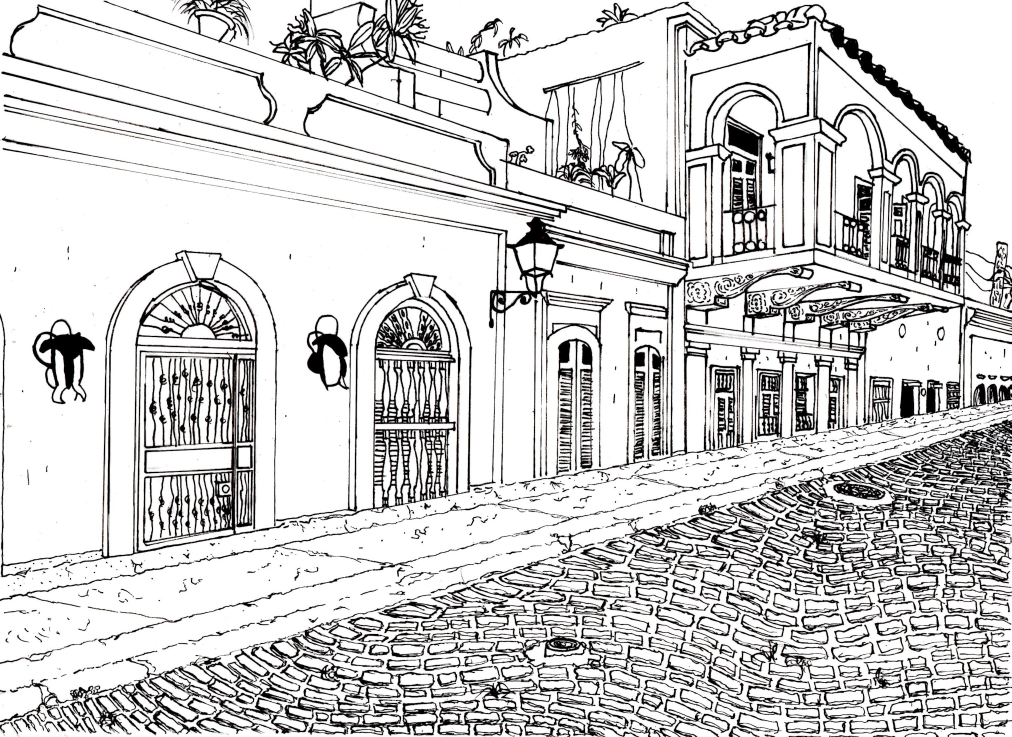
#> input picture proj_files/Old _anua_ Drawing.jpg, 3034 x 2211 px (shown at 1/3 size)
$ python CornerDetection.py
#> lines starting #> are read from the running program, lines starting #| are printed output that depends on the picture; after the words box and inside, x2 and y2 are one past the last pixel; in counts of white or black regions, pixels touching at a corner belong together
# --------------------------------------------------------------------
# ----OpenCV uses J.Shi and C.Tomasi's modication of the Harris Corner detector
# ----called "Good Features to Track". Documentation here:
# ----https://docs.opencv.org/3.4/d4/d8c/tutorial_py_shi_tomasi.html
# --------------------------------------------------------------------

# ---------------------------------------------------------------------
# -----This script displays detected corners as blue circles and draws
# -----lines from every point excluding itself. This forms a "graph"
# -----that is symmetric, transitive and not reflexive

import numpy as np
import cv2

image = cv2.imread('proj_files/Old _anua_ Drawing.jpg')
#> image is the input picture: shape (2211, 3034, 3); mean B, G, R 206.4, 206.4, 206.9
image = cv2.resize(image, (0, 0), fx=0.5, fy=0.5)
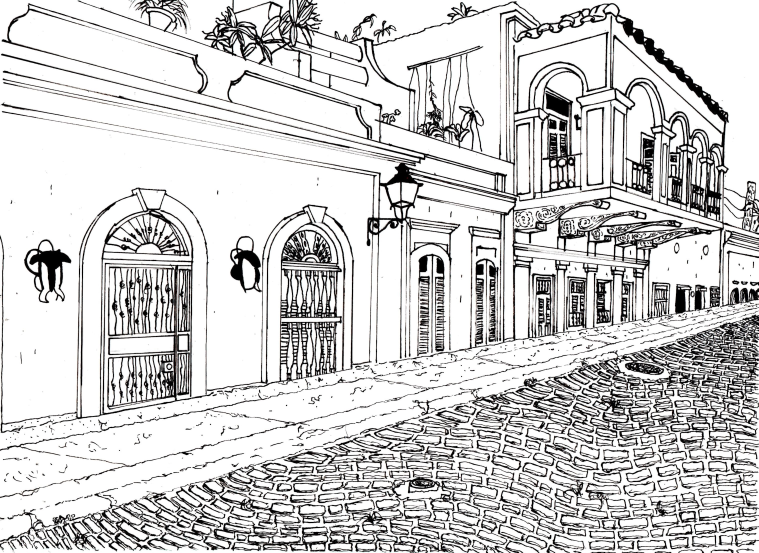
#> image: shape (1106, 1517, 3) (shown at 1/2 size); mean B, G, R 206.4, 206.5, 207
gray = cv2.cvtColor(image, cv2.COLOR_BGR2GRAY)

# we are detecting corners on gray_image then drawing the circles on the colored image

corners = cv2.goodFeaturesToTrack(gray, 100, .01, 10);
#> corners = 100 rows, first 8: [1011, 697], [1075, 701], [1296, 659], [189, 989], [1292, 937], [1173, 662], [1029, 690], [707, 745]
# In our case we are using params (src_image, num_corners, min_quality, min_Euclidean_Distance)

# min_Euclidean_Distance: is found using the Pythagorean Theorem, to find the distance between two corners.
# The hypotenuse assists the algorithm in deciding whether to include the corner in its detection based
# on the chosen distance

# min_quality: is simply a degree of confidence that the algorithm uses to detect/ignore a corner

# Now we must convert "corners" (which are floats) into integers. In order to draw corners they must be integers.
# We will draw circles where corners are detected

corners = np.int0(corners)

for corner in corners:
    x, y = corner.ravel()   # this will flatten the array (removes all interior arrays) [[x, y]] -> [x, y]
    cv2.circle(image, (x, y), 5, (255, 0, 0), -1)
#> this loop made 100 passes
#> (x, y) on passes 1 to 12: (1011, 697), (1075, 701), (1296, 659), (189, 989), (1292, 937), (1173, 662), (1029, 690), (707, 745), (1101, 1070), (765, 72), (840, 656), (1353, 991)
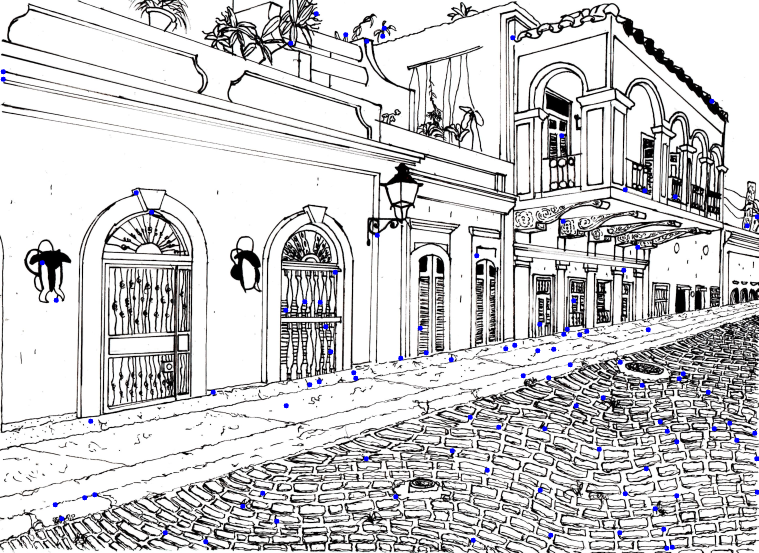
#> image: shape (1106, 1517, 3) (shown at 1/2 size); 0.48% of pixels changed, all inside (x1, y1, x2, y2) = (1, 22, 1517, 1102)

for p in range(len(corners)):
    for k in range(p+1, len(corners)): # This loop will draw a line to every corner except for itself.
        corner_1 = tuple(corners[p][0])   # Again this "graph" will be symmetric, transitive and not reflexive
        corner_2 = tuple(corners[k][0])
        color = tuple(map(lambda x: int(x),np.random.randint(0, 255, size=3)))
        # Note: numpy 64 or 32-bit integers are different from Python integers
        # the map function takes each val in the iterable and returns the result
        # lambda x: int(x) is converting our numpy ints to python ints. You can have any defined
        # function in the 1st map parameter Ex: def add_three(n): return n+n+n, map(add_three, iterable)
        cv2.line(image, corner_1, corner_2, color, 1)
#> this loop made 100 passes
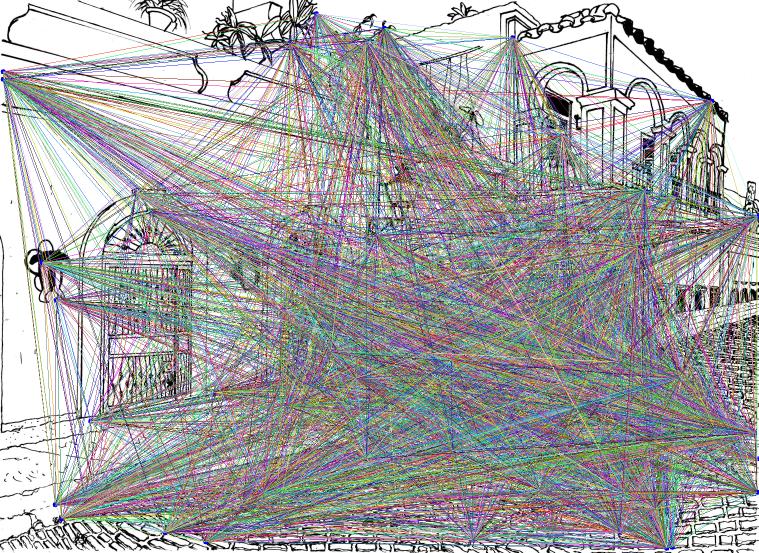
#> image: shape (1106, 1517, 3) (shown at 1/2 size); mean B, G, R 164.7, 163.8, 164.6
cv2.imshow('Frame', image)

cv2.waitKey(0)

cv2.destroyAllWindows()

$ run again, with proj_files/foot from image.jpg copied over proj_files/Old _anua_ Drawing.jpg
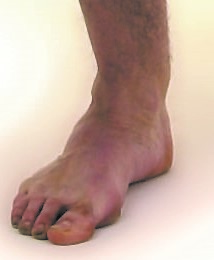
#> input picture proj_files/foot from image.jpg, 214 x 260 px
#> image is the input picture: shape (260, 214, 3); mean B, G, R 161.1, 173.5, 200.2
#> `gray = cv2.cvtColor(image, cv2.COLOR_BGR2GRAY)`:
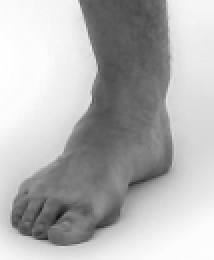
#> gray: shape (130, 107) (shown 2 times larger); min 17, max 255, mean 180.2
#> corners = 40 rows, first 8: [23, 118], [65, 93], [7, 112], [34, 103], [22, 99], [13, 94], [47, 115], [31, 77]
#> the loop `for corner in corners:` made 40 passes
#> the loop `for p in range(len(corners)):` made 40 passes
#> after the loop `for p in range(len(corners)):`:
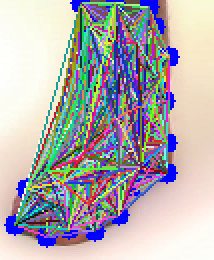
#> image: shape (130, 107, 3) (shown 2 times larger); mean B, G, R 176.1, 172.6, 177.2

$ run again, with proj_files/hand from image.jpg copied over proj_files/Old _anua_ Drawing.jpg
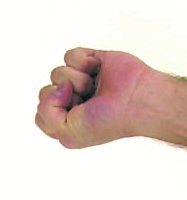
#> input picture proj_files/hand from image.jpg, 187 x 200 px
#> image is the input picture: shape (200, 187, 3); mean B, G, R 207.2, 213.3, 229
#> `gray = cv2.cvtColor(image, cv2.COLOR_BGR2GRAY)`:
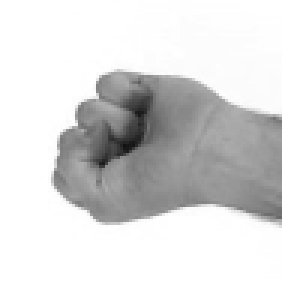
#> gray: shape (100, 94) (shown 3 times larger); min 18, max 255, mean 217.5
#> corners = 18 rows, first 8: [31, 32], [24, 41], [33, 55], [28, 70], [19, 50], [44, 27], [46, 37], [36, 44]
#> the loop `for corner in corners:` made 18 passes
#> the loop `for p in range(len(corners)):` made 18 passes
#> after the loop `for p in range(len(corners)):`:
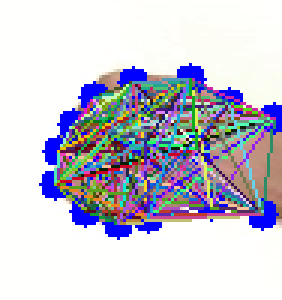
#> image: shape (100, 94, 3) (shown 3 times larger); mean B, G, R 211.2, 198.3, 200

$ run again, with proj_files/trackimage.jpg copied over proj_files/Old _anua_ Drawing.jpg
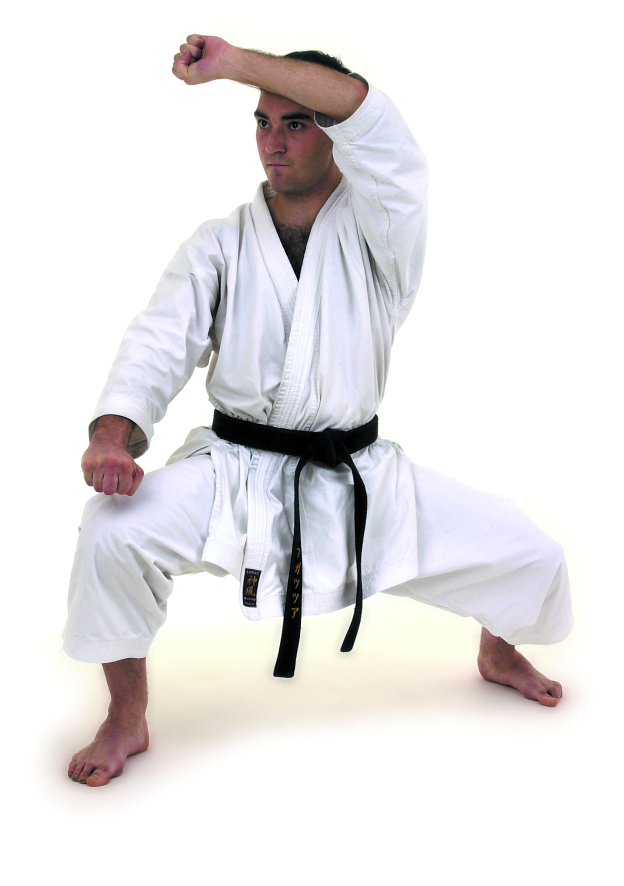
#> input picture proj_files/trackimage.jpg, 1247 x 1772 px (shown at 1/2 size)
#> image is the input picture: shape (1772, 1247, 3); mean B, G, R 230.6, 229.5, 231.7
#> corners = 100 rows, first 8: [375, 415], [209, 454], [255, 606], [260, 571], [246, 569], [215, 409], [341, 650], [212, 351]
#> the loop `for corner in corners:` made 100 passes
#> after the loop `for corner in corners:`:
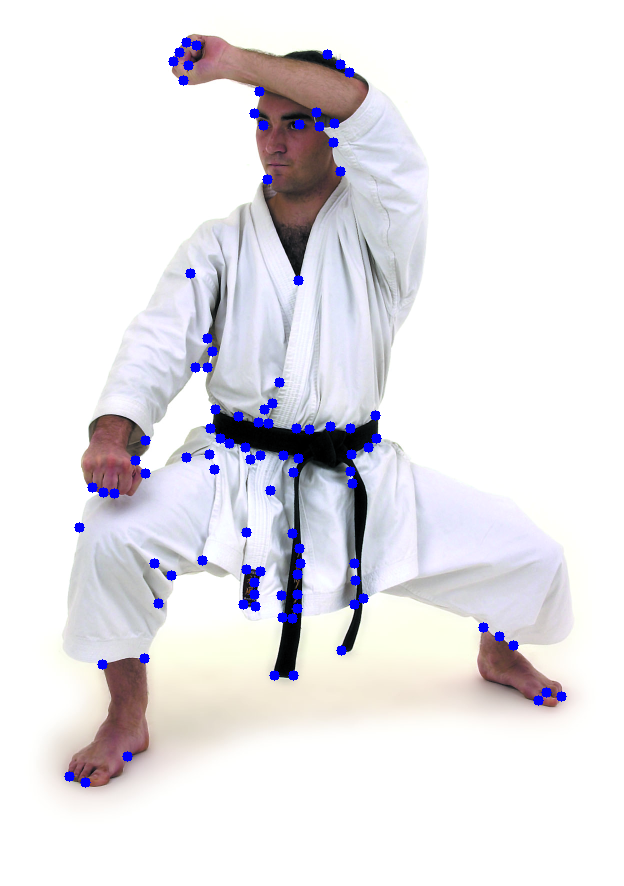
#> image: shape (886, 624, 3); mean B, G, R 232.5, 227.6, 229.7
#> the loop `for p in range(len(corners)):` made 100 passes
#> after the loop `for p in range(len(corners)):`:
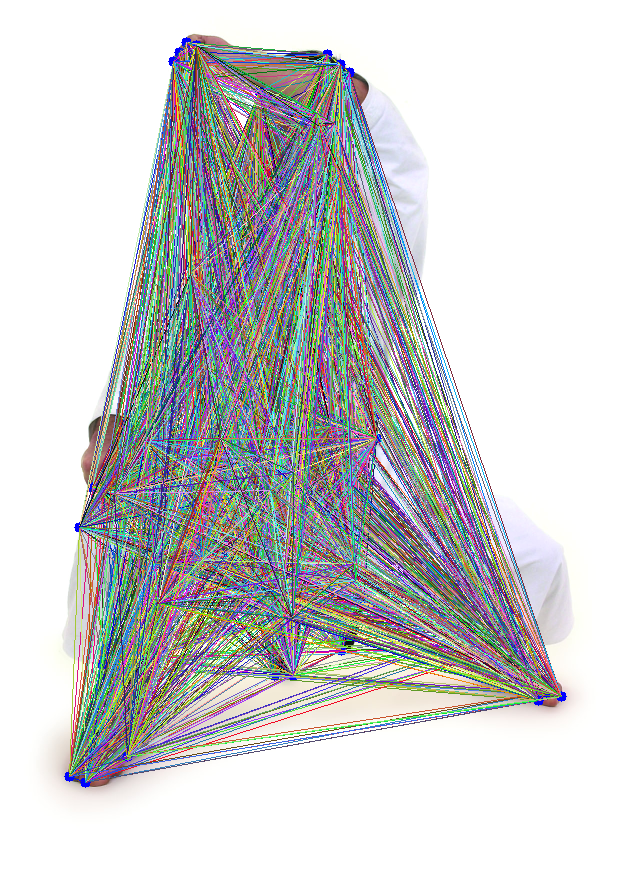
#> image: shape (886, 624, 3); mean B, G, R 204.6, 203.8, 203.1
